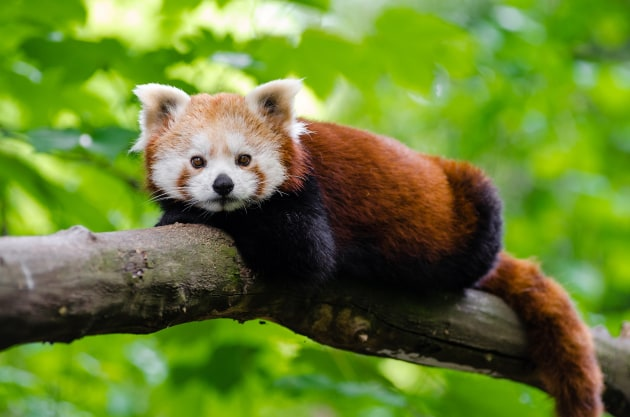
#> input picture cw8/img.jpg, 630 x 417 px
$ python zad8.py
#> lines starting #> are read from the running program, lines starting #| are printed output that depends on the picture
import cv2
import numpy as np

# Wczytanie obrazu
image = cv2.imread('img.jpg')
#> image is the input picture: shape (417, 630, 3); mean B, G, R 47.9, 127.1, 103.7
h, w = image.shape[:2]
#> h = 417; w = 630

# 8. Animacja ROI
x = 0
while x + 200 <= w:
    roi = image[:, x:x+200]
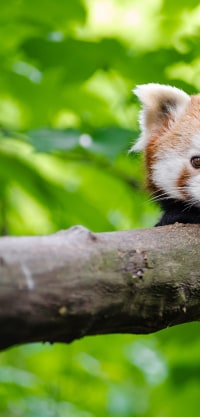
#> roi: shape (417, 200, 3); mean B, G, R 58.5, 146.5, 115.3
    cv2.imshow("Przesuwajacy ROI", roi)
    key = cv2.waitKey(0)  # czeka na klawisz
#> (key q is pressed here)
    if key == ord('q'):
        break
    x += 10
